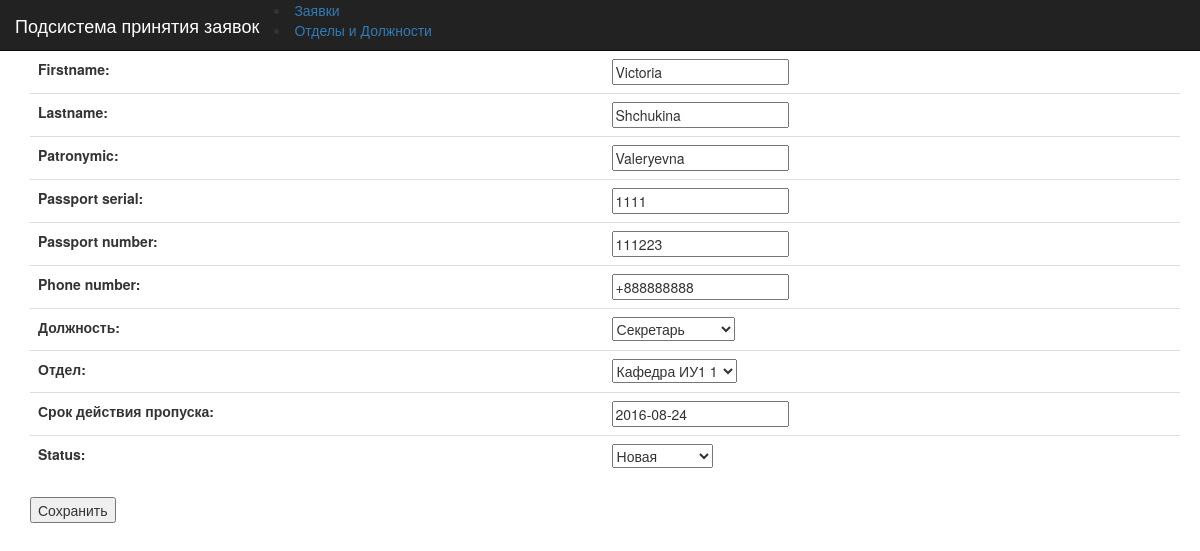
Page /request/3/ on the earlier database version.
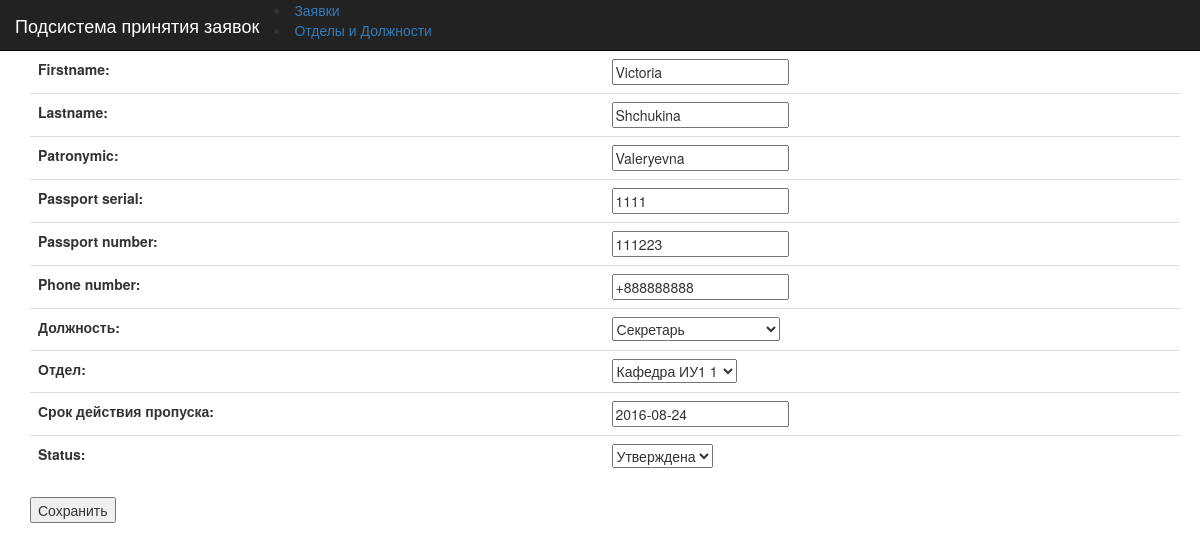
Same page on the later database version.
### RequestSysApplication/models.py (models this page shows, shortened)
class MyRequest(models.Model):
    class Meta:
        verbose_name = u'Заявка'
        verbose_name_plural = u'Заявки'
    firstname = models.CharField(max_length=20)
    lastname = models.CharField(max_length=20)
    patronymic = models.CharField(max_length=20, blank=True, null=True)
    passport_serial = models.IntegerField(blank=True)
    passport_number = models.IntegerField(blank=True)
    registration_date = models.DateField(auto_now_add=True, verbose_name="Дата создания заявки")
    end_date = models.DateField(verbose_name="Срок действия пропуска", default='2016-08-30')
    phone_regex = RegexValidator(regex=r'^\+?1?\d{9,15}$',
                                 message="Phone number must be entered in the format: '+999999999'. Up to 15 digits allowed.")
    phone_number = models.CharField(max_length=15, validators=[phone_regex], blank=True,
                                    null=True)  # validators should be a list
    department = models.ForeignKey(Department, verbose_name="Отдел", null=True)
    position = models.ForeignKey(Position, verbose_name="Должность", null=True)
    createtime = models.DateTimeField(default=timezone.now)
    NEW = 'NEW'
    APPROVED = 'APR'
    CANCELLED = 'CAN'
    DONE = 'DON'
    REQUEST_STATUSES = (
        (NEW, 'Новая'),
        (APPROVED, 'Утверждена'),
        (CANCELLED, 'Отменена'),
        (DONE, 'Выполнена'),
    )
    status = models.CharField(max_length=3,
                              choices=REQUEST_STATUSES,
                              default=NEW)

### RequestSysApplication/views.py (the view)
# urls.py: url(r'^request/(?P<pk>[0-9]+)/?$', views.request),
def request(request,pk):
    if request.method== 'POST':
        our_request = MyRequest.objects.get(id=pk)
        our_form = RequestForm(request.POST)
        if our_form.is_valid():
            our_request.update_info(our_form)
            request_form = RequestForm(instance=our_request)
            context = {
                'reqobject': our_request,
                'form': request_form
            }
        else:
            return HttpResponse("Error!")
    else:
        reqobject = MyRequest.objects.get(id=pk)
        our_form = RequestForm(instance=reqobject)
        context={
            'reqobject': reqobject,
            'form': our_form
        }
    return render(request, 'request.html', context)

### RequestSysApplication/forms.py
class RequestForm(ModelForm):
    class Meta:
        model = MyRequest
        fields = ['firstname', 'lastname', 'patronymic', 'passport_serial', 'passport_number', 'phone_number',
                  'position', 'department', 'end_date', 'status']

### RequestSysApplication/models.py (called while the page is built)
    def __str__(self):
        full_name = '%s %s' % (self.name, self.number)
        return full_name.strip()

    def __str__(self):
        return self.name

### templates/request.html (shortened to what this page needs)
{% extends "base_nav.html"%}
{% block nav_brand %}Подсистема принятия заявок{% endblock %}
{% block navbar-menu %}
    <li class="active"><a href="/request_sys">Заявки</a></li>
    <li><a href="/depart">Отделы и Должности</a></li>
{% endblock %}
{% block bodycontent %}
     <form action="/request/{{ reqobject.id }}/" method="post">
         <table class="table table-responsive">
             {{ form.as_table }}
         </table>
         <input type="submit" value="Сохранить" />
     </form>
{% endblock %}

Differences in the rows shown:
changed MyRequest "Victoria": status "Новая" → "Утверждена"
